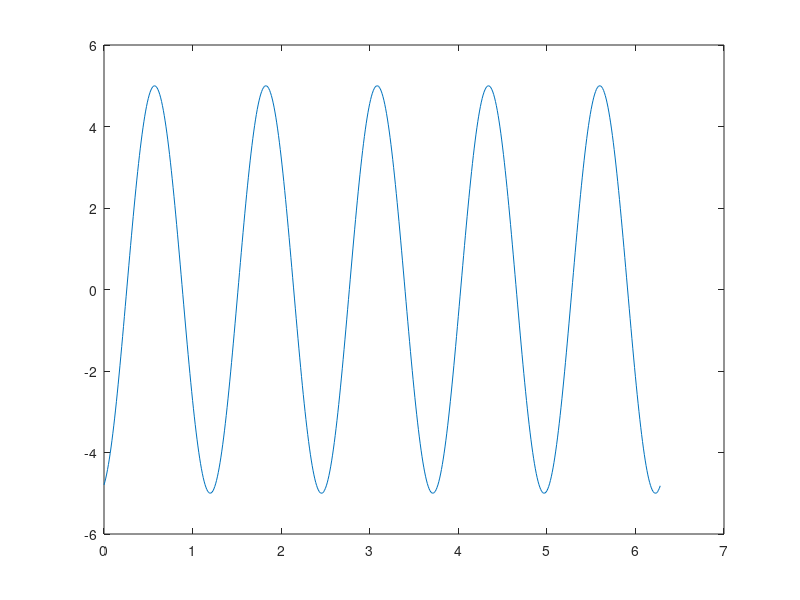

This figure's MATLAB source:
clc;
clear all;
a = input('enter the amplitude\n');
t3 = 0.01;
t1 = 0;
t2 = 2*pi;
t4 = input('enter the phase\n');
f = input('enter the frequency\n');
 t = t1:t3:t2;
y = a*sin(t*f+t4);
plot(t,y);
